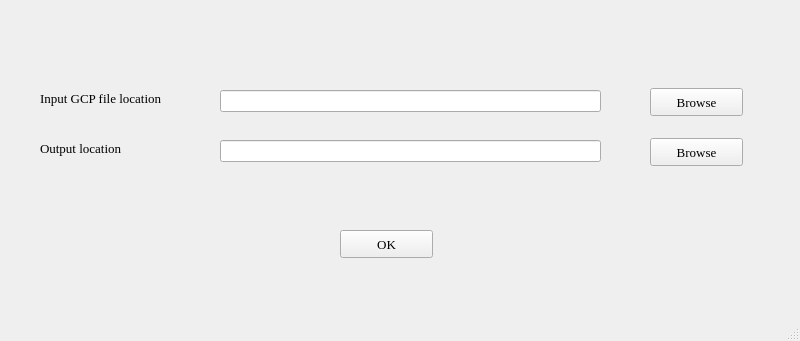
<?xml version="1.0" encoding="UTF-8"?>
<ui version="4.0">
 <class>MainWindow</class>
 <widget class="QMainWindow" name="MainWindow">
  <property name="geometry">
   <rect>
    <x>0</x>
    <y>0</y>
    <width>800</width>
    <height>341</height>
   </rect>
  </property>
  <property name="font">
   <font>
    <family>Times New Roman</family>
    <pointsize>10</pointsize>
   </font>
  </property>
  <property name="windowTitle">
   <string>RPCGen</string>
  </property>
  <widget class="QWidget" name="centralwidget">
   <widget class="QLabel" name="label">
    <property name="geometry">
     <rect>
      <x>40</x>
      <y>90</y>
      <width>161</width>
      <height>16</height>
     </rect>
    </property>
    <property name="font">
     <font>
      <pointsize>10</pointsize>
     </font>
    </property>
    <property name="text">
     <string>Input GCP file location</string>
    </property>
   </widget>
   <widget class="QLabel" name="label_2">
    <property name="geometry">
     <rect>
      <x>40</x>
      <y>140</y>
      <width>111</width>
      <height>16</height>
     </rect>
    </property>
    <property name="font">
     <font>
      <pointsize>10</pointsize>
     </font>
    </property>
    <property name="text">
     <string>Output location</string>
    </property>
   </widget>
   <widget class="QLineEdit" name="lineEdit">
    <property name="geometry">
     <rect>
      <x>220</x>
      <y>90</y>
      <width>381</width>
      <height>22</height>
     </rect>
    </property>
   </widget>
   <widget class="QLineEdit" name="lineEdit_2">
    <property name="geometry">
     <rect>
      <x>220</x>
      <y>140</y>
      <width>381</width>
      <height>22</height>
     </rect>
    </property>
   </widget>
   <widget class="QPushButton" name="pushButton">
    <property name="geometry">
     <rect>
      <x>650</x>
      <y>88</y>
      <width>93</width>
      <height>28</height>
     </rect>
    </property>
    <property name="text">
     <string>Browse</string>
    </property>
   </widget>
   <widget class="QPushButton" name="pushButton_2">
    <property name="geometry">
     <rect>
      <x>650</x>
      <y>138</y>
      <width>93</width>
      <height>28</height>
     </rect>
    </property>
    <property name="text">
     <string>Browse</string>
    </property>
   </widget>
   <widget class="QPushButton" name="pushButton_3">
    <property name="geometry">
     <rect>
      <x>340</x>
      <y>230</y>
      <width>93</width>
      <height>28</height>
     </rect>
    </property>
    <property name="text">
     <string>OK</string>
    </property>
   </widget>
  </widget>
  <widget class="QMenuBar" name="menubar">
   <property name="geometry">
    <rect>
     <x>0</x>
     <y>0</y>
     <width>800</width>
     <height>25</height>
    </rect>
   </property>
  </widget>
  <widget class="QStatusBar" name="statusbar"/>
 </widget>
 <resources/>
 <connections/>
</ui>
